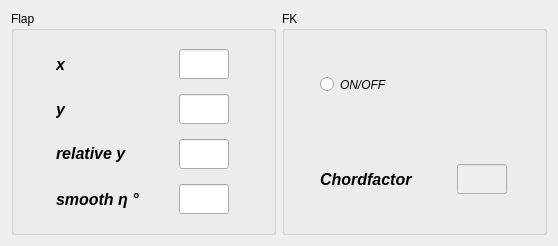
<?xml version="1.0" encoding="UTF-8"?>
<ui version="4.0">
 <class>airfoilWidget</class>
 <widget class="QWidget" name="airfoilWidget">
  <property name="geometry">
   <rect>
    <x>0</x>
    <y>0</y>
    <width>558</width>
    <height>246</height>
   </rect>
  </property>
  <property name="windowTitle">
   <string>Form</string>
  </property>
  <layout class="QGridLayout" name="gridLayout">
   <item row="0" column="0">
    <widget class="QGroupBox" name="groupBox_7">
     <property name="title">
      <string>Flap</string>
     </property>
     <layout class="QGridLayout" name="gridLayout_12">
      <item row="2" column="0">
       <widget class="QLabel" name="label_11">
        <property name="sizePolicy">
         <sizepolicy hsizetype="Expanding" vsizetype="Fixed">
          <horstretch>2</horstretch>
          <verstretch>2</verstretch>
         </sizepolicy>
        </property>
        <property name="minimumSize">
         <size>
          <width>0</width>
          <height>20</height>
         </size>
        </property>
        <property name="maximumSize">
         <size>
          <width>50</width>
          <height>20</height>
         </size>
        </property>
        <property name="font">
         <font>
          <pointsize>12</pointsize>
          <weight>75</weight>
          <italic>true</italic>
          <bold>true</bold>
         </font>
        </property>
        <property name="styleSheet">
         <string notr="true">color: rgb(0, 0, 0);</string>
        </property>
        <property name="text">
         <string>y</string>
        </property>
        <property name="alignment">
         <set>Qt::AlignBottom|Qt::AlignLeading|Qt::AlignLeft</set>
        </property>
       </widget>
      </item>
      <item row="4" column="1">
       <widget class="FloatLineEdit" name="lineEdit_designeta">
        <property name="enabled">
         <bool>true</bool>
        </property>
        <property name="sizePolicy">
         <sizepolicy hsizetype="Fixed" vsizetype="Fixed">
          <horstretch>2</horstretch>
          <verstretch>2</verstretch>
         </sizepolicy>
        </property>
        <property name="minimumSize">
         <size>
          <width>0</width>
          <height>0</height>
         </size>
        </property>
        <property name="maximumSize">
         <size>
          <width>50</width>
          <height>30</height>
         </size>
        </property>
        <property name="cursor">
         <cursorShape>SizeVerCursor</cursorShape>
        </property>
        <property name="layoutDirection">
         <enum>Qt::RightToLeft</enum>
        </property>
       </widget>
      </item>
      <item row="1" column="0">
       <widget class="QLabel" name="label_24">
        <property name="sizePolicy">
         <sizepolicy hsizetype="Expanding" vsizetype="Fixed">
          <horstretch>2</horstretch>
          <verstretch>2</verstretch>
         </sizepolicy>
        </property>
        <property name="minimumSize">
         <size>
          <width>0</width>
          <height>20</height>
         </size>
        </property>
        <property name="maximumSize">
         <size>
          <width>50</width>
          <height>20</height>
         </size>
        </property>
        <property name="font">
         <font>
          <pointsize>12</pointsize>
          <weight>75</weight>
          <italic>true</italic>
          <bold>true</bold>
         </font>
        </property>
        <property name="styleSheet">
         <string notr="true">color: rgb(0, 0, 0);</string>
        </property>
        <property name="text">
         <string>x</string>
        </property>
        <property name="alignment">
         <set>Qt::AlignBottom|Qt::AlignLeading|Qt::AlignLeft</set>
        </property>
       </widget>
      </item>
      <item row="3" column="1">
       <widget class="FloatLineEdit" name="lineEdit_flapY_rel">
        <property name="enabled">
         <bool>true</bool>
        </property>
        <property name="sizePolicy">
         <sizepolicy hsizetype="Fixed" vsizetype="Fixed">
          <horstretch>2</horstretch>
          <verstretch>2</verstretch>
         </sizepolicy>
        </property>
        <property name="minimumSize">
         <size>
          <width>0</width>
          <height>30</height>
         </size>
        </property>
        <property name="maximumSize">
         <size>
          <width>50</width>
          <height>30</height>
         </size>
        </property>
        <property name="cursor">
         <cursorShape>SizeVerCursor</cursorShape>
        </property>
        <property name="layoutDirection">
         <enum>Qt::RightToLeft</enum>
        </property>
       </widget>
      </item>
      <item row="4" column="0">
       <widget class="QLabel" name="label_9">
        <property name="sizePolicy">
         <sizepolicy hsizetype="Fixed" vsizetype="Expanding">
          <horstretch>1</horstretch>
          <verstretch>1</verstretch>
         </sizepolicy>
        </property>
        <property name="minimumSize">
         <size>
          <width>0</width>
          <height>30</height>
         </size>
        </property>
        <property name="maximumSize">
         <size>
          <width>95</width>
          <height>30</height>
         </size>
        </property>
        <property name="font">
         <font>
          <pointsize>12</pointsize>
          <weight>75</weight>
          <italic>true</italic>
          <bold>true</bold>
         </font>
        </property>
        <property name="layoutDirection">
         <enum>Qt::LeftToRight</enum>
        </property>
        <property name="styleSheet">
         <string notr="true">color: rgb(0, 0, 0);</string>
        </property>
        <property name="text">
         <string>smooth η °</string>
        </property>
        <property name="alignment">
         <set>Qt::AlignLeading|Qt::AlignLeft|Qt::AlignVCenter</set>
        </property>
       </widget>
      </item>
      <item row="1" column="1">
       <widget class="FloatLineEdit" name="lineEdit_flapX">
        <property name="enabled">
         <bool>true</bool>
        </property>
        <property name="sizePolicy">
         <sizepolicy hsizetype="Fixed" vsizetype="Fixed">
          <horstretch>2</horstretch>
          <verstretch>2</verstretch>
         </sizepolicy>
        </property>
        <property name="minimumSize">
         <size>
          <width>0</width>
          <height>30</height>
         </size>
        </property>
        <property name="maximumSize">
         <size>
          <width>50</width>
          <height>30</height>
         </size>
        </property>
        <property name="cursor">
         <cursorShape>SizeVerCursor</cursorShape>
        </property>
        <property name="layoutDirection">
         <enum>Qt::RightToLeft</enum>
        </property>
       </widget>
      </item>
      <item row="2" column="1">
       <widget class="FloatLineEdit" name="lineEdit_flapY">
        <property name="enabled">
         <bool>true</bool>
        </property>
        <property name="sizePolicy">
         <sizepolicy hsizetype="Fixed" vsizetype="Fixed">
          <horstretch>2</horstretch>
          <verstretch>2</verstretch>
         </sizepolicy>
        </property>
        <property name="minimumSize">
         <size>
          <width>0</width>
          <height>30</height>
         </size>
        </property>
        <property name="maximumSize">
         <size>
          <width>50</width>
          <height>30</height>
         </size>
        </property>
        <property name="cursor">
         <cursorShape>SizeVerCursor</cursorShape>
        </property>
        <property name="layoutDirection">
         <enum>Qt::RightToLeft</enum>
        </property>
       </widget>
      </item>
      <item row="3" column="0">
       <widget class="QLabel" name="label_17">
        <property name="sizePolicy">
         <sizepolicy hsizetype="Fixed" vsizetype="Expanding">
          <horstretch>2</horstretch>
          <verstretch>2</verstretch>
         </sizepolicy>
        </property>
        <property name="minimumSize">
         <size>
          <width>0</width>
          <height>25</height>
         </size>
        </property>
        <property name="maximumSize">
         <size>
          <width>16777215</width>
          <height>25</height>
         </size>
        </property>
        <property name="font">
         <font>
          <pointsize>12</pointsize>
          <weight>75</weight>
          <italic>true</italic>
          <bold>true</bold>
         </font>
        </property>
        <property name="styleSheet">
         <string notr="true">color: rgb(0, 0, 0);</string>
        </property>
        <property name="text">
         <string>relative y</string>
        </property>
        <property name="alignment">
         <set>Qt::AlignLeading|Qt::AlignLeft|Qt::AlignVCenter</set>
        </property>
       </widget>
      </item>
     </layout>
    </widget>
   </item>
   <item row="0" column="1">
    <widget class="QGroupBox" name="groupBox_5">
     <property name="title">
      <string>FK</string>
     </property>
     <layout class="QGridLayout" name="gridLayout_8">
      <item row="2" column="1">
       <widget class="FloatLineEdit" name="lineEdit_fkChordFactor">
        <property name="enabled">
         <bool>false</bool>
        </property>
        <property name="sizePolicy">
         <sizepolicy hsizetype="Fixed" vsizetype="Fixed">
          <horstretch>2</horstretch>
          <verstretch>2</verstretch>
         </sizepolicy>
        </property>
        <property name="minimumSize">
         <size>
          <width>0</width>
          <height>30</height>
         </size>
        </property>
        <property name="maximumSize">
         <size>
          <width>50</width>
          <height>30</height>
         </size>
        </property>
        <property name="cursor">
         <cursorShape>SizeVerCursor</cursorShape>
        </property>
        <property name="layoutDirection">
         <enum>Qt::RightToLeft</enum>
        </property>
       </widget>
      </item>
      <item row="2" column="0">
       <widget class="QLabel" name="label_16">
        <property name="sizePolicy">
         <sizepolicy hsizetype="Expanding" vsizetype="Expanding">
          <horstretch>2</horstretch>
          <verstretch>2</verstretch>
         </sizepolicy>
        </property>
        <property name="minimumSize">
         <size>
          <width>105</width>
          <height>0</height>
         </size>
        </property>
        <property name="maximumSize">
         <size>
          <width>100</width>
          <height>16777215</height>
         </size>
        </property>
        <property name="font">
         <font>
          <pointsize>12</pointsize>
          <weight>75</weight>
          <italic>true</italic>
          <bold>true</bold>
         </font>
        </property>
        <property name="styleSheet">
         <string notr="true">color: rgb(0, 0, 0);</string>
        </property>
        <property name="text">
         <string>Chordfactor</string>
        </property>
        <property name="alignment">
         <set>Qt::AlignLeading|Qt::AlignLeft|Qt::AlignVCenter</set>
        </property>
       </widget>
      </item>
      <item row="1" column="0">
       <widget class="QRadioButton" name="radioButton_fk">
        <property name="sizePolicy">
         <sizepolicy hsizetype="Minimum" vsizetype="Expanding">
          <horstretch>2</horstretch>
          <verstretch>2</verstretch>
         </sizepolicy>
        </property>
        <property name="maximumSize">
         <size>
          <width>16777215</width>
          <height>1600000</height>
         </size>
        </property>
        <property name="font">
         <font>
          <italic>true</italic>
         </font>
        </property>
        <property name="layoutDirection">
         <enum>Qt::LeftToRight</enum>
        </property>
        <property name="styleSheet">
         <string notr="true">color: rgb(0, 0, 0);</string>
        </property>
        <property name="text">
         <string>ON/OFF</string>
        </property>
       </widget>
      </item>
     </layout>
    </widget>
   </item>
  </layout>
 </widget>
 <customwidgets>
  <customwidget>
   <class>FloatLineEdit</class>
   <extends>QLineEdit</extends>
   <header>FloatLineEdit.h</header>
  </customwidget>
 </customwidgets>
 <resources/>
 <connections/>
</ui>
